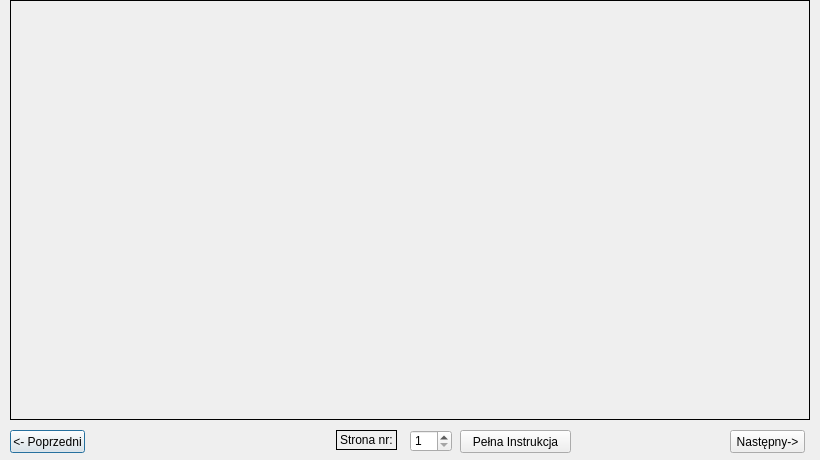
<?xml version="1.0" encoding="UTF-8"?>
<ui version="4.0">
 <class>Instrukcja</class>
 <widget class="QDialog" name="Instrukcja">
  <property name="geometry">
   <rect>
    <x>0</x>
    <y>0</y>
    <width>820</width>
    <height>460</height>
   </rect>
  </property>
  <property name="windowTitle">
   <string>Dialog</string>
  </property>
  <widget class="QLabel" name="Instrukcja_widok">
   <property name="geometry">
    <rect>
     <x>10</x>
     <y>0</y>
     <width>800</width>
     <height>420</height>
    </rect>
   </property>
   <property name="frameShape">
    <enum>QFrame::Box</enum>
   </property>
   <property name="frameShadow">
    <enum>QFrame::Plain</enum>
   </property>
   <property name="text">
    <string/>
   </property>
  </widget>
  <widget class="QPushButton" name="Previous">
   <property name="geometry">
    <rect>
     <x>10</x>
     <y>430</y>
     <width>75</width>
     <height>23</height>
    </rect>
   </property>
   <property name="text">
    <string>&lt;- Poprzedni</string>
   </property>
  </widget>
  <widget class="QPushButton" name="buttNext">
   <property name="geometry">
    <rect>
     <x>730</x>
     <y>430</y>
     <width>75</width>
     <height>23</height>
    </rect>
   </property>
   <property name="text">
    <string>Następny-&gt;</string>
   </property>
  </widget>
  <widget class="QSpinBox" name="spinBox">
   <property name="geometry">
    <rect>
     <x>410</x>
     <y>430</y>
     <width>42</width>
     <height>22</height>
    </rect>
   </property>
   <property name="minimum">
    <number>1</number>
   </property>
   <property name="maximum">
    <number>5</number>
   </property>
  </widget>
  <widget class="QLabel" name="label">
   <property name="geometry">
    <rect>
     <x>336</x>
     <y>430</y>
     <width>61</width>
     <height>20</height>
    </rect>
   </property>
   <property name="frameShape">
    <enum>QFrame::Box</enum>
   </property>
   <property name="frameShadow">
    <enum>QFrame::Plain</enum>
   </property>
   <property name="text">
    <string>Strona nr:</string>
   </property>
  </widget>
  <widget class="QPushButton" name="ButFull">
   <property name="geometry">
    <rect>
     <x>460</x>
     <y>430</y>
     <width>111</width>
     <height>23</height>
    </rect>
   </property>
   <property name="text">
    <string>Pełna Instrukcja</string>
   </property>
  </widget>
 </widget>
 <resources/>
 <connections/>
</ui>
